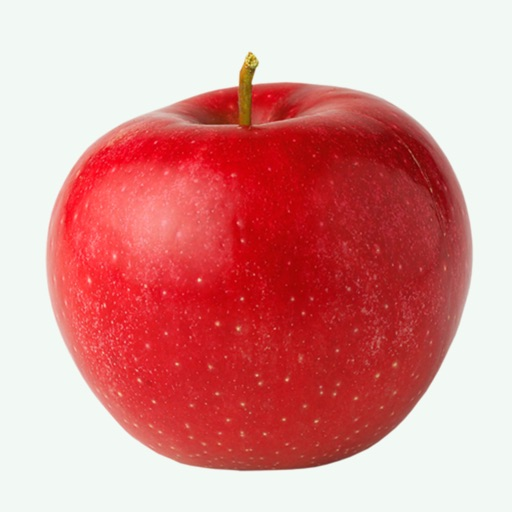
#> input picture apple.jpg, 512 x 512 px
$ python task4.py
#> lines starting #> are read from the running program, lines starting #| are printed output that depends on the picture
import cv2
import numpy as np

def viewImage(image, name_of_window):
    cv2.namedWindow(name_of_window, cv2.WINDOW_NORMAL)
    cv2.imshow(name_of_window, image)
    cv2.waitKey(0)
    cv2.destroyAllWindows()

apple_path = 'apple.jpg'
orange_path = 'orange.jpg'

apple = cv2.imread(apple_path)
#> apple is the input picture: shape (512, 512, 3); mean B, G, R 145.5, 146.5, 219.1
orange = cv2.imread(orange_path)
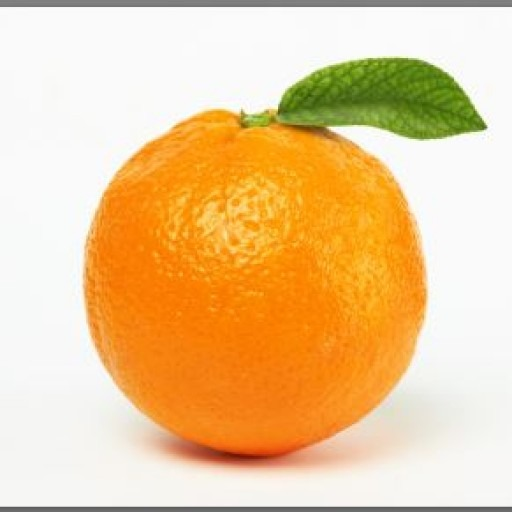
#> input picture orange.jpg, 512 x 512 px
#> orange is the input picture: shape (512, 512, 3); mean B, G, R 150.4, 200.9, 236.9

# печать формы  изображений
print(apple.shape)
#| (512, 512, 3)
print(orange.shape)
#| (512, 512, 3)
apple_orange = np.hstack((apple[:, :256], orange[:, 256:]))
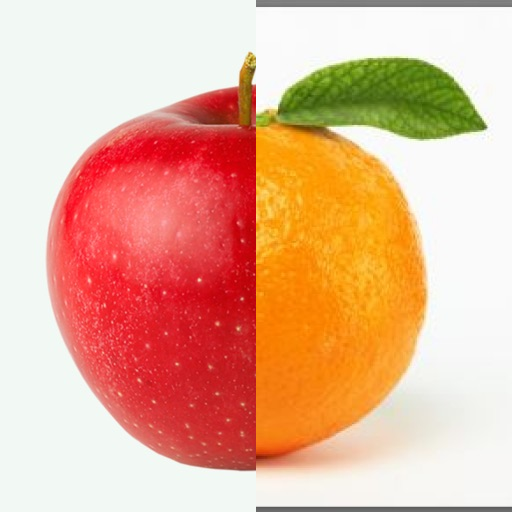
#> apple_orange: shape (512, 512, 3); mean B, G, R 148.2, 176.9, 231.1

#пирамида Гаусса для яблока
apple_copy = apple.copy()  # копия изображения для яблока
gp_apple = [apple_copy]  # создание пирамиду Гаусса как список
for i in range(6):
    apple_copy = cv2.pyrDown(apple_copy)
    gp_apple.append(apple_copy)
#> this loop made 6 passes
#> pass 3, `apple_copy = cv2.pyrDown(apple_copy)`:
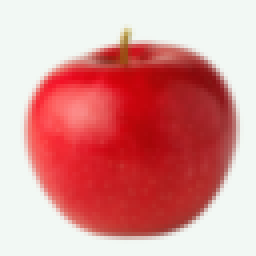
#> apple_copy: shape (64, 64, 3) (shown 4 times larger); mean B, G, R 145.5, 146.5, 219.1
#> after the loop, gp_apple = 7 items

#пирамида Гаусса для апельсина
orange_copy = orange.copy()
gp_orange = [orange_copy]
for i in range(6):
     orange_copy = cv2.pyrDown(orange_copy)
     gp_orange.append(orange_copy)
#> this loop made 6 passes
#> pass 3, `orange_copy = cv2.pyrDown(orange_copy)`:
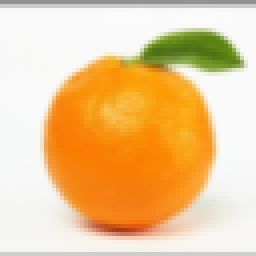
#> orange_copy: shape (64, 64, 3) (shown 4 times larger); mean B, G, R 150.6, 201.1, 237.1
#> after the loop, gp_orange = 7 items

# пирамида Лапласса для аблока
apple_copy = gp_apple[5]
lp_apple = [apple_copy]
for i in range(5, 0, -1):
     gaussian_expanded = cv2.pyrUp(gp_apple[i])
     laplacian = cv2.subtract(gp_apple[i-1], gaussian_expanded)
     lp_apple.append(laplacian)
#> after the loop, lp_apple = 6 items
#для апельсина
orange_copy = gp_orange[5]
lp_orange = [orange_copy]
for i in range(5, 0, -1):
     gaussian_expanded = cv2.pyrUp(gp_orange[i])
     laplacian = cv2.subtract(gp_orange[i-1], gaussian_expanded)
     lp_orange.append(laplacian)
#> this loop made 5 passes
#> pass 2, `laplacian = cv2.subtract(gp_orange[i-1], gaussian_expanded)`:
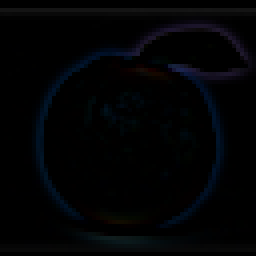
#> laplacian: shape (64, 64, 3) (shown 4 times larger); mean of channels 0, 1, 2 4.3, 2.7, 1.9; drawn as B, G, R
#> after the loop, lp_orange = 6 items

#функция zip для объединения пирамиды яблока и апельсина
#добавляем левую и праву половину изобрадений на каждом уровне
apple_orange_pyramid = []
n = 0
for apple_lap, orange_lap in zip(lp_apple, lp_orange):
     n += 1
     cols, rows, ch = apple_lap.shape
     laplacian = np.hstack((apple_lap[:, 0:int(cols/2)], orange_lap[:, int(cols/2):]))#деление столбцов обоих изображений пополам
     apple_orange_pyramid.append(laplacian)#добавление переменной в список
#> this loop made 6 passes
#> (cols, rows) on passes 1 to 6: (16, 16), (32, 32), (64, 64), (128, 128), (256, 256), (512, 512)
#> pass 3, `laplacian = np.hstack((apple_lap[:, 0:int(cols/2)], orange_lap[:, int(..`:
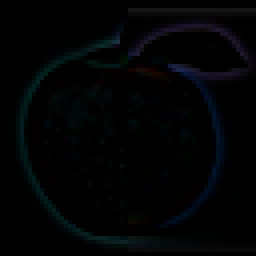
#> laplacian: shape (64, 64, 3) (shown 4 times larger); mean of channels 0, 1, 2 4.1, 3.1, 1.6; drawn as B, G, R
#> after the loop, apple_orange_pyramid = 6 items; n = 6

#реконструируем  изображение, используя pyrUp и указывая уровни пирамиды
apple_orange_reconstruct = apple_orange_pyramid[0]
for i in range(1, 6):
     apple_orange_reconstruct = cv2.pyrUp(apple_orange_reconstruct)
     apple_orange_reconstruct = cv2.add(apple_orange_pyramid[i], apple_orange_reconstruct)
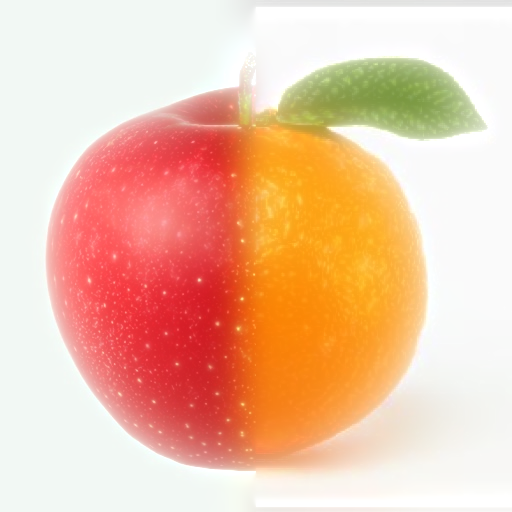
#> apple_orange_reconstruct: shape (512, 512, 3); mean of channels 0, 1, 2 165.5, 193.1, 240; drawn as B, G, R


viewImage(apple_orange_reconstruct, 'res')
